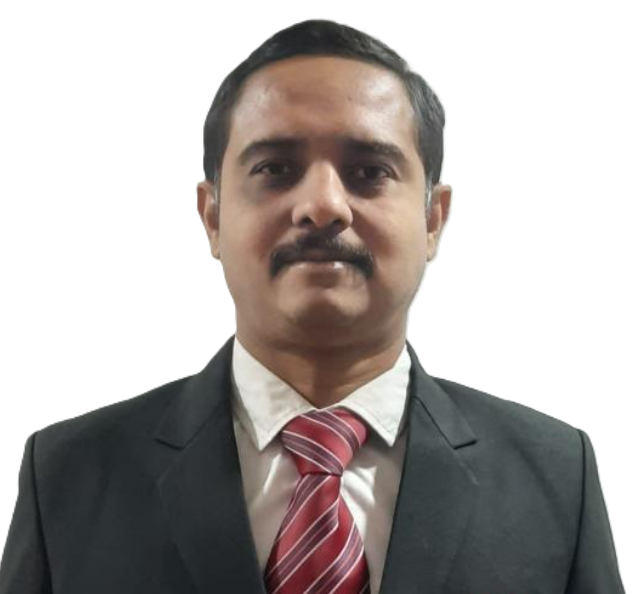
#> input picture MY Learning Folder HPE/sample images/DAD.png, 632 x 594 px, found by its file name
$ python ImageDimension.py
#> lines starting #> are read from the running program, lines starting #| are printed output that depends on the picture
import cv2

image =cv2.imread('DAD.png',1)
#> image is the input picture: shape (594, 632, 3); mean B, G, R 168.7, 171, 176.6
w = 450
h =450
dim =(w,h)
img = cv2.resize(image,dim,interpolation=cv2.INTER_AREA)
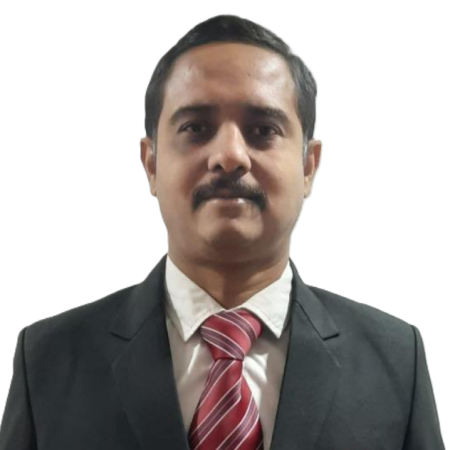
#> img: shape (450, 450, 3); mean B, G, R 168.7, 171, 176.6
# height,width and number of channels

dimension = img.shape
#> dimension = (450, 450, 3)
width = img.shape[1]
#> width = 450
height = img.shape[0]
#> height = 450
channels = img.shape[2]
#> channels = 3

size1 = image.size
#> size1 = 1126224

print('Image dimensions are : \n')
print(f'1) Height:{height} \n 2) width : {width} \n channels: {channels}  \n size (number of pixels): {size1}')
#| 1) Height:450
#|  2) width : 450
#|  channels: 3
#|  size (number of pixels): 1126224

b,g,r = cv2.split(img)
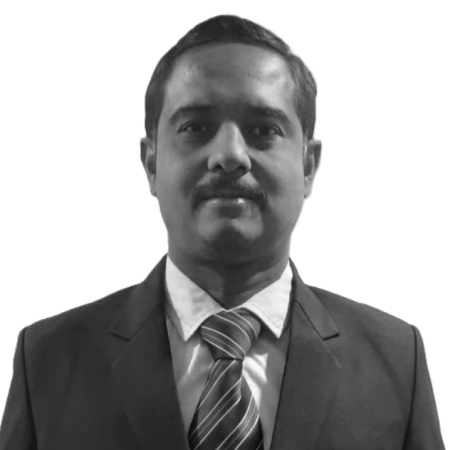
#> b: shape (450, 450); min 10, max 255, mean 168.7
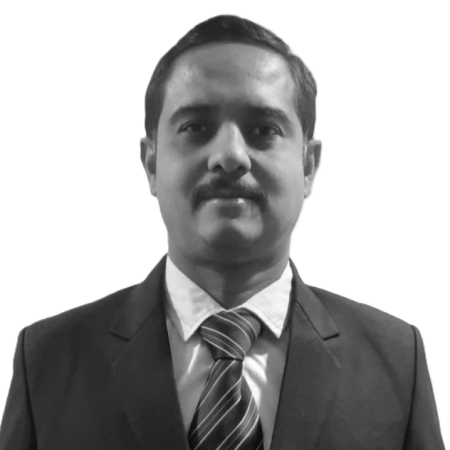
#> g: shape (450, 450); min 7, max 255, mean 171
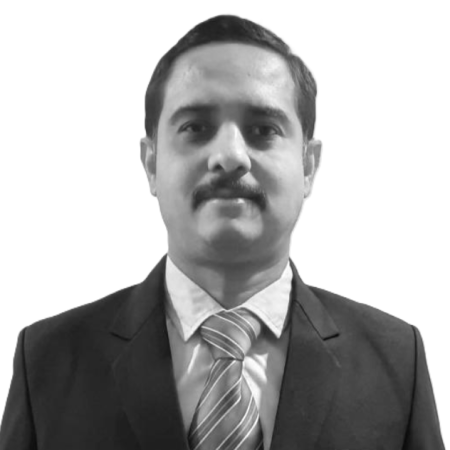
#> r: shape (450, 450); min 10, max 255, mean 176.6
merged_img = cv2.merge((b,g,r))
merged_rbg = cv2.merge((r,g,b))
cv2.imshow('color_b_image',b)
cv2.imshow('color_b_image',g)
cv2.imshow('color_b_image',r)
cv2.imshow('merged bgr ',merged_img)
cv2.imshow('merged_rgb',merged_rbg)
cv2.waitKey(0)
cv2.destroyAllWindows()

$ run again, with MY Learning Folder HPE/sample images/multiple_faces.jpg saved as MY Learning Folder HPE/sample images/DAD.png
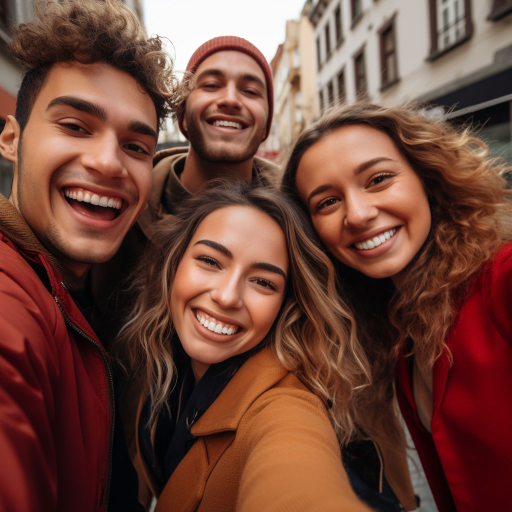
#> input picture MY Learning Folder HPE/sample images/multiple_faces.jpg, 1024 x 1024 px, found by its file name (shown at 1/2 size)
#> image is the input picture: shape (1024, 1024, 3); mean B, G, R 57.9, 70.2, 111.6
#| 1) Height:450
#|  2) width : 450
#|  channels: 3
#|  size (number of pixels): 3145728
#> `b,g,r = cv2.split(img)`:
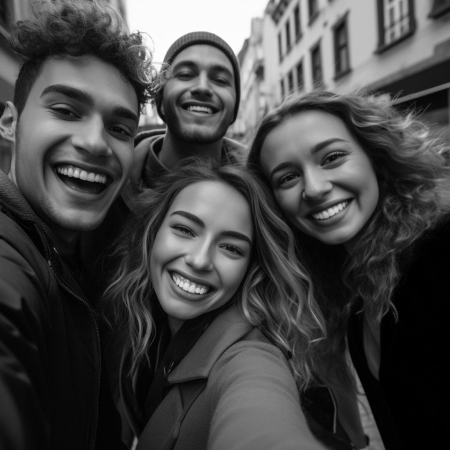
#> g: shape (450, 450); min 0, max 254, mean 70.2
#> `b,g,r = cv2.split(img)`:
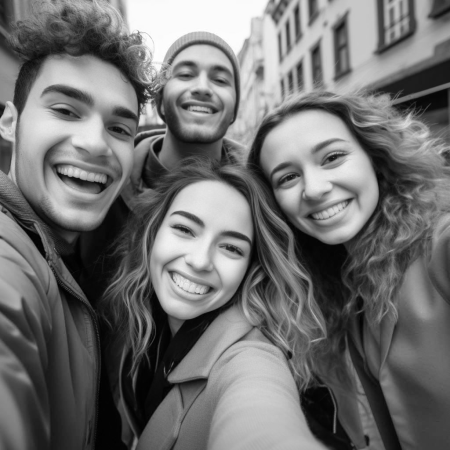
#> r: shape (450, 450); min 1, max 255, mean 111.6
